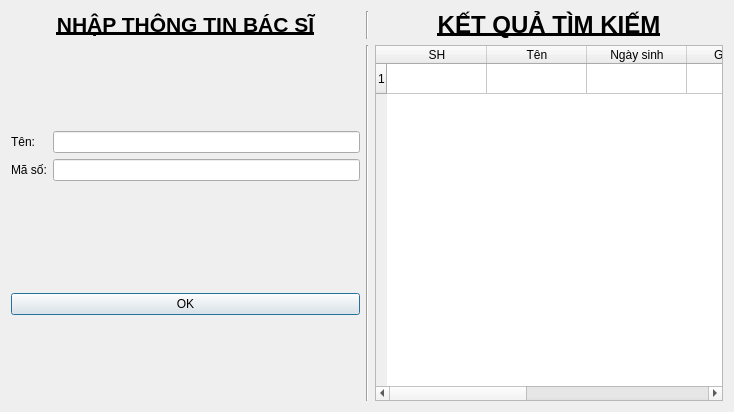
<?xml version="1.0" encoding="UTF-8"?>
<ui version="4.0">
 <class>DoctorSearch</class>
 <widget class="QDialog" name="DoctorSearch">
  <property name="geometry">
   <rect>
    <x>0</x>
    <y>0</y>
    <width>734</width>
    <height>412</height>
   </rect>
  </property>
  <property name="windowTitle">
   <string>Dialog</string>
  </property>
  <layout class="QVBoxLayout" name="verticalLayout_4">
   <item>
    <layout class="QHBoxLayout" name="horizontalLayout_2">
     <item>
      <widget class="QLabel" name="label_2">
       <property name="text">
        <string>&lt;html&gt;&lt;head/&gt;&lt;body&gt;&lt;p align=&quot;center&quot;&gt;&lt;span style=&quot; font-size:16pt; font-weight:700; text-decoration: underline;&quot;&gt;NHẬP THÔNG TIN BÁC SĨ&lt;/span&gt;&lt;/p&gt;&lt;/body&gt;&lt;/html&gt;</string>
       </property>
      </widget>
     </item>
     <item>
      <widget class="Line" name="line">
       <property name="orientation">
        <enum>Qt::Vertical</enum>
       </property>
      </widget>
     </item>
     <item>
      <widget class="QLabel" name="label">
       <property name="text">
        <string>&lt;html&gt;&lt;head/&gt;&lt;body&gt;&lt;p align=&quot;center&quot;&gt;&lt;span style=&quot; font-size:18pt; font-weight:700; text-decoration: underline;&quot;&gt;KẾT QUẢ TÌM KIẾM&lt;/span&gt;&lt;/p&gt;&lt;/body&gt;&lt;/html&gt;</string>
       </property>
      </widget>
     </item>
    </layout>
   </item>
   <item>
    <layout class="QHBoxLayout" name="horizontalLayout_3">
     <item>
      <layout class="QVBoxLayout" name="verticalLayout_3">
       <item>
        <layout class="QHBoxLayout" name="horizontalLayout">
         <item>
          <layout class="QVBoxLayout" name="verticalLayout_2">
           <item>
            <widget class="QLabel" name="label_3">
             <property name="text">
              <string>Tên:</string>
             </property>
            </widget>
           </item>
           <item>
            <widget class="QLabel" name="label_4">
             <property name="text">
              <string>Mã số:</string>
             </property>
            </widget>
           </item>
          </layout>
         </item>
         <item>
          <layout class="QVBoxLayout" name="verticalLayout">
           <item>
            <widget class="QLineEdit" name="name"/>
           </item>
           <item>
            <widget class="QLineEdit" name="SH"/>
           </item>
          </layout>
         </item>
        </layout>
       </item>
       <item>
        <spacer name="horizontalSpacer_2">
         <property name="orientation">
          <enum>Qt::Horizontal</enum>
         </property>
         <property name="sizeHint" stdset="0">
          <size>
           <width>40</width>
           <height>20</height>
          </size>
         </property>
        </spacer>
       </item>
       <item>
        <widget class="QPushButton" name="pushButton">
         <property name="text">
          <string>OK</string>
         </property>
        </widget>
       </item>
      </layout>
     </item>
     <item>
      <widget class="Line" name="line_2">
       <property name="orientation">
        <enum>Qt::Vertical</enum>
       </property>
      </widget>
     </item>
     <item>
      <widget class="QTableWidget" name="tableWidget">
       <row>
        <property name="text">
         <string>1</string>
        </property>
       </row>
       <column>
        <property name="text">
         <string>SH</string>
        </property>
       </column>
       <column>
        <property name="text">
         <string>Tên</string>
        </property>
       </column>
       <column>
        <property name="text">
         <string>Ngày sinh</string>
        </property>
       </column>
       <column>
        <property name="text">
         <string>Giới tính</string>
        </property>
       </column>
       <column>
        <property name="text">
         <string>Khoa</string>
        </property>
       </column>
       <column>
        <property name="text">
         <string>Chuyên ngành</string>
        </property>
       </column>
       <column>
        <property name="text">
         <string>Ca làm</string>
        </property>
       </column>
      </widget>
     </item>
    </layout>
   </item>
  </layout>
 </widget>
 <resources/>
 <connections/>
</ui>
